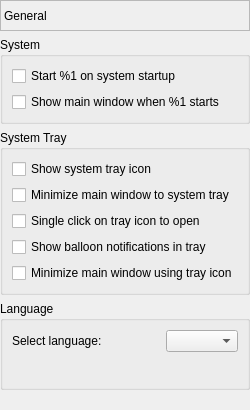
       <widget class="QWidget" name="pageGeneral">
        <layout class="QVBoxLayout" name="verticalLayout_5">
         <property name="leftMargin">
          <number>0</number>
         </property>
         <property name="topMargin">
          <number>0</number>
         </property>
         <property name="rightMargin">
          <number>0</number>
         </property>
         <property name="bottomMargin">
          <number>0</number>
         </property>
         <item>
          <widget class="QLabel" name="lblGeneralPage">
           <property name="sizePolicy">
            <sizepolicy hsizetype="Preferred" vsizetype="Fixed">
             <horstretch>0</horstretch>
             <verstretch>0</verstretch>
            </sizepolicy>
           </property>
           <property name="minimumSize">
            <size>
             <width>0</width>
             <height>31</height>
            </size>
           </property>
           <property name="frameShape">
            <enum>QFrame::StyledPanel</enum>
           </property>
           <property name="frameShadow">
            <enum>QFrame::Sunken</enum>
           </property>
           <property name="text">
            <string>General</string>
           </property>
          </widget>
         </item>
         <item>
          <widget class="QGroupBox" name="grpSystem">
           <property name="title">
            <string>System</string>
           </property>
           <layout class="QVBoxLayout" name="verticalLayout_2">
            <item>
             <widget class="QCheckBox" name="chkAutoStart">
              <property name="text">
               <string>Start %1 on system startup</string>
              </property>
             </widget>
            </item>
            <item>
             <widget class="QCheckBox" name="chkAutoShow">
              <property name="text">
               <string>Show main window when %1 starts</string>
              </property>
             </widget>
            </item>
           </layout>
          </widget>
         </item>
         <item>
          <widget class="QGroupBox" name="grpSysTray">
           <property name="title">
            <string>System Tray</string>
           </property>
           <layout class="QVBoxLayout" name="verticalLayout_3">
            <item>
             <widget class="QCheckBox" name="chkSysTray">
              <property name="text">
               <string>Show system tray icon</string>
              </property>
             </widget>
            </item>
            <item>
             <widget class="QCheckBox" name="chkMinimizeTray">
              <property name="text">
               <string>Minimize main window to system tray</string>
              </property>
             </widget>
            </item>
            <item>
             <widget class="QCheckBox" name="chkSingleClickTray">
              <property name="text">
               <string>Single click on tray icon to open</string>
              </property>
             </widget>
            </item>
            <item>
             <widget class="QCheckBox" name="chkSysTrayMsg">
              <property name="text">
               <string>Show balloon notifications in tray</string>
              </property>
             </widget>
            </item>
            <item>
             <widget class="QCheckBox" name="chkAllowSysTrayMin">
              <property name="text">
               <string>Minimize main window using tray icon</string>
              </property>
             </widget>
            </item>
           </layout>
          </widget>
         </item>
         <item>
          <widget class="QGroupBox" name="grpLanguage">
           <property name="title">
            <string>Language</string>
           </property>
           <layout class="QVBoxLayout" name="verticalLayout_4">
            <item>
             <layout class="QHBoxLayout" name="horizontalLayout_2">
              <item>
               <widget class="QLabel" name="lblLanguageDesc">
                <property name="text">
                 <string>Select language:</string>
                </property>
               </widget>
              </item>
              <item>
               <spacer name="horizontalSpacer_9">
                <property name="orientation">
                 <enum>Qt::Horizontal</enum>
                </property>
                <property name="sizeHint" stdset="0">
                 <size>
                  <width>40</width>
                  <height>20</height>
                 </size>
                </property>
               </spacer>
              </item>
              <item>
               <widget class="QComboBox" name="cboLanguage">
                <property name="sizePolicy">
                 <sizepolicy hsizetype="Expanding" vsizetype="Fixed">
                  <horstretch>0</horstretch>
                  <verstretch>0</verstretch>
                 </sizepolicy>
                </property>
               </widget>
              </item>
             </layout>
            </item>
            <item>
             <layout class="QHBoxLayout" name="horizontalLayout_3">
              <item>
               <widget class="QLabel" name="lblUpdateLink">
                <property name="focusPolicy">
                 <enum>Qt::StrongFocus</enum>
                </property>
                <property name="text">
                 <string/>
                </property>
                <property name="openExternalLinks">
                 <bool>true</bool>
                </property>
                <property name="textInteractionFlags">
                 <set>Qt::LinksAccessibleByKeyboard|Qt::LinksAccessibleByMouse</set>
                </property>
               </widget>
              </item>
              <item>
               <spacer name="horizontalSpacer">
                <property name="orientation">
                 <enum>Qt::Horizontal</enum>
                </property>
                <property name="sizeHint" stdset="0">
                 <size>
                  <width>40</width>
                  <height>20</height>
                 </size>
                </property>
               </spacer>
              </item>
             </layout>
            </item>
           </layout>
          </widget>
         </item>
         <item>
          <spacer name="verticalSpacer">
           <property name="orientation">
            <enum>Qt::Vertical</enum>
           </property>
           <property name="sizeHint" stdset="0">
            <size>
             <width>20</width>
             <height>20</height>
            </size>
           </property>
          </spacer>
         </item>
        </layout>
       </widget>
